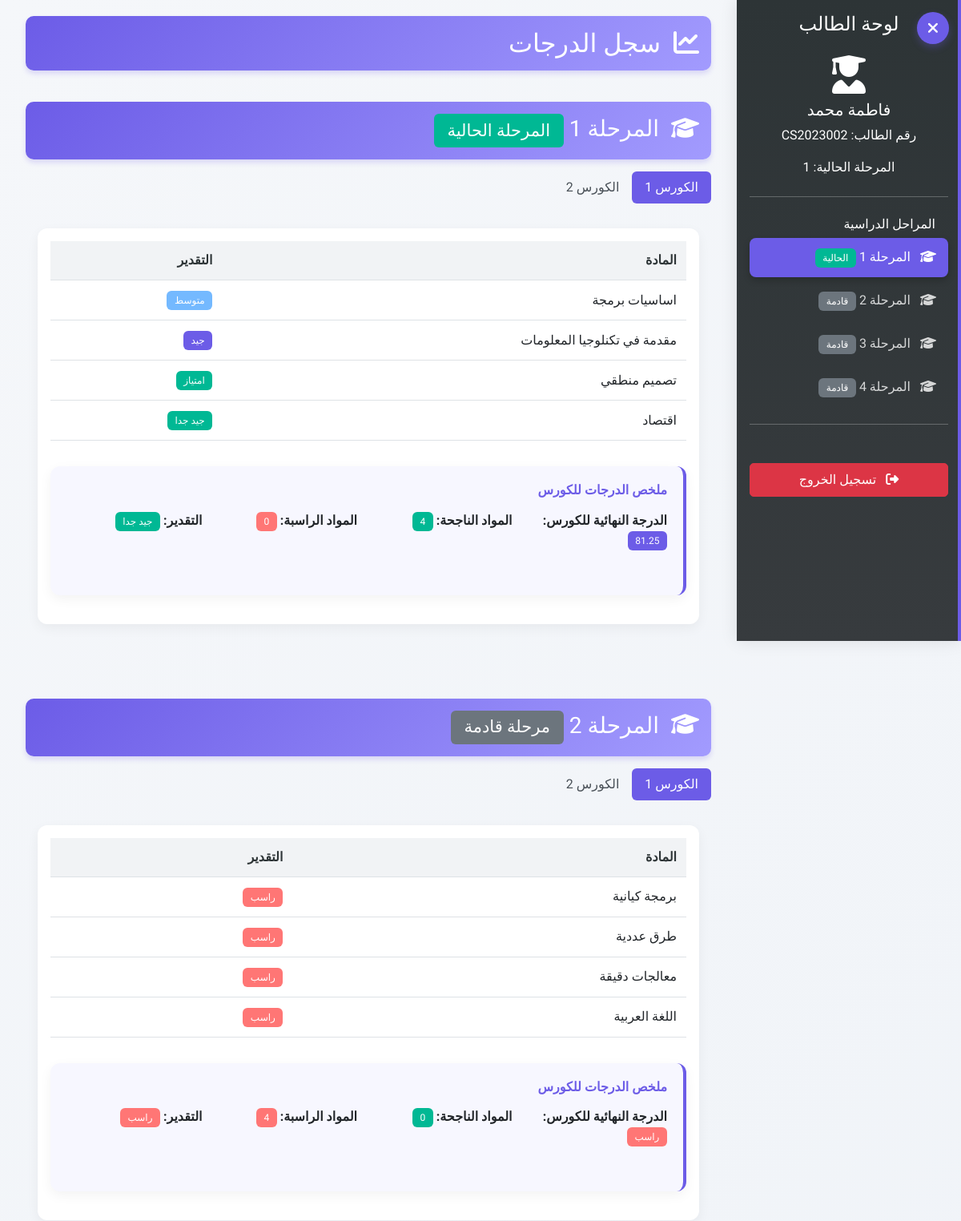
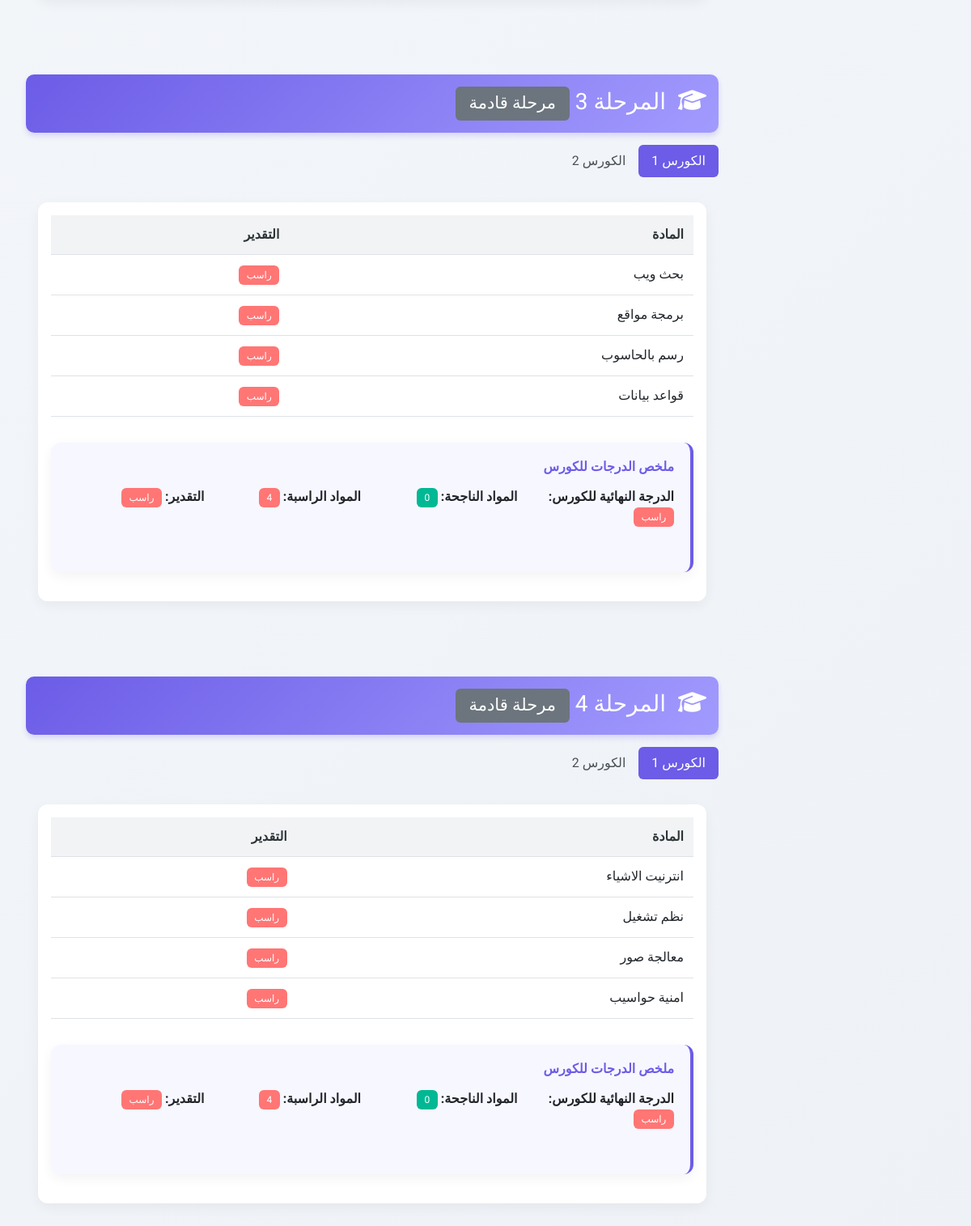
The app's page /student/dashboard (signed in) with its own data (2 pictures, top to bottom).
### app.py (models this page shows, shortened)
class User(db.Model, UserMixin):
    id = db.Column(db.Integer, primary_key=True)
    username = db.Column(db.String(100), unique=True, nullable=False)
    password_hash = db.Column(db.String(200), nullable=False)
    name = db.Column(db.String(100), nullable=False)
    user_type = db.Column(db.String(20), nullable=False)  # 'instructor', 'student', 'admin'
    failed_login_attempts = db.Column(db.Integer, default=0)  # عدد محاولات تسجيل الدخول الفاشلة
    is_locked = db.Column(db.Boolean, default=False)  # حالة حساب المستخدم (مقفل أم لا)

class Student(db.Model):
    id = db.Column(db.Integer, primary_key=True)
    user_id = db.Column(db.Integer, db.ForeignKey('user.id'), nullable=False)
    student_id = db.Column(db.String(20), unique=True, nullable=False)
    stage = db.Column(db.Integer, nullable=False)  # 1, 2, 3, or 4
    grades = db.relationship('Grade', backref='student', lazy=True)

class Course(db.Model):
    id = db.Column(db.Integer, primary_key=True)
    name = db.Column(db.String(100), nullable=False)
    stage = db.Column(db.Integer, nullable=False)  # 1, 2, 3, or 4
    semester = db.Column(db.Integer, nullable=False)  # 1 or 2
    units = db.Column(db.Integer, nullable=False)  # between 2-8
    grades = db.relationship('Grade', backref='course', lazy=True)

class Grade(db.Model):
    id = db.Column(db.Integer, primary_key=True)
    student_id = db.Column(db.Integer, db.ForeignKey('student.id'), nullable=False)
    course_id = db.Column(db.Integer, db.ForeignKey('course.id'), nullable=False)
    coursework = db.Column(db.Integer, nullable=False, default=0)  # 0-50
    final_exam = db.Column(db.Integer, nullable=False, default=0)  # 0-50
    decision_marks = db.Column(db.Integer, nullable=False, default=0)  # 0-10
    academic_year = db.Column(db.String(20), nullable=False)
    @property
    def total(self):
        return self.coursework + self.final_exam + self.decision_marks
    @property
    def grade_evaluation(self):
        total = self.total
        if total < 50:
            return "راسب"
        elif total < 60:
            return "مقبول"
        elif total < 70:
            return "متوسط"
        elif total < 80:
            return "جيد"
        elif total < 90:
            return "جيد جدا"
        else:
            return "امتياز"

### app.py (the view)
@app.route('/student/dashboard')
@login_required
def student_dashboard():
    if current_user.user_type != 'student':
        flash('غير مصرح لك بالوصول إلى هذه الصفحة', 'danger')
        return redirect(url_for('login'))
    session['active_page'] = 'student_dashboard'
    student = Student.query.filter_by(user_id=current_user.id).first()
    if not student:
        flash('لم يتم العثور على بيانات الطالب', 'danger')
        return redirect(url_for('login'))
    current_stage = student.stage
    stages = []
    stages.append(current_stage)
    for stage in range(current_stage-1, 0, -1):
        stages.append(stage)
    for stage in range(current_stage+1, 5):
        stages.append(stage)
    semesters = [1, 2]
    all_grades = {}
    stage_gpas = {}  # لتخزين المعدل النهائي لكل مرحلة
    student_info = {
        'name': current_user.name,
        'id': student.student_id,
        'current_stage': current_stage
    }
    for stage in stages:
        all_grades[stage] = {}
        try:
            stage_gpas[stage] = calculate_stage_gpa(student.id, stage)
        except Exception as e:
            app.logger.error(f"خطأ في حساب معدل المرحلة {stage}: {str(e)}")
            stage_gpas[stage] = 0
        for semester in semesters:
            semester_grades = []
            try:
                courses = Course.query.filter_by(stage=stage, semester=semester).all()
                for course in courses:
                    grade = Grade.query.filter_by(student_id=student.id, course_id=course.id).first()
                    if grade:
                        semester_grades.append({
                            'course': course,
                            'grade': grade
                        })
            except Exception as e:
                app.logger.error(f"خطأ في جلب درجات الكورس {semester} للمرحلة {stage}: {str(e)}")
            all_grades[stage][semester] = semester_grades
    return render_template('student_dashboard.html',
                           all_grades=all_grades,
                           stages=stages,
                           semesters=semesters,
                           stage_gpas=stage_gpas,
                           student_info=student_info)

### templates/student_dashboard.html (shortened to what this page needs)
{% extends "base.html" %}
{% block content %}
<div class="sidebar-toggle" title="إخفاء/إظهار القائمة الجانبية">
    <i class="fas fa-bars"></i>
</div>
<div class="sidebar">
    <div class="p-3">
        <h4 class="text-center mb-4">لوحة الطالب</h4>
        <div class="text-center mb-4">
            <i class="fas fa-user-graduate fa-3x mb-2"></i>
            <h5>{{ student_info.name }}</h5>
            <p class="text-white">رقم الطالب: {{ student_info.id }}</p>
            <p class="text-white">المرحلة الحالية: {{ student_info.current_stage }}</p>
        </div>
        <hr>
        <h6 class="sidebar-heading px-3 mt-4 mb-2 text-white">المراحل الدراسية</h6>
        <ul class="nav flex-column" id="stageNav">
            {% for stage in stages %}
            <li class="nav-item">
                <a class="nav-link {% if loop.first %}active{% endif %}" href="#stage{{ stage }}">
                    <i class="fas fa-graduation-cap me-2"></i>
                    المرحلة {{ stage }}
                    {% if stage == student_info.current_stage %}
                    <span class="badge bg-success">الحالية</span>
                    {% elif stage < student_info.current_stage %}
                    <span class="badge bg-info">سابقة</span>
                    {% else %}
                    <span class="badge bg-secondary">قادمة</span>
                    {% endif %}
                </a>
            </li>
            {% endfor %}
        </ul>
        <hr>
        <div class="mt-5">
            <a href="{{ url_for('logout') }}" class="btn btn-danger w-100">
                <i class="fas fa-sign-out-alt me-2"></i>
                تسجيل الخروج
            </a>
        </div>
    </div>
</div>
<div class="content">
    <div class="container-fluid">
        <div class="row mb-4">
            <div class="col-md-12">
                <h2 class="stage-title fade-in">
                    <i class="fas fa-chart-line me-2"></i>
                    سجل الدرجات
                </h2>
            </div>
        </div>
        <div class="slide-in">
            {% for stage in stages %}
                <div id="stage{{ stage }}" class="mb-5">
                    <h3 class="stage-title">
                        <i class="fas fa-graduation-cap me-2"></i>
                        المرحلة {{ stage }}
                        {% if stage == student_info.current_stage %}
                        <span class="badge bg-success">المرحلة الحالية</span>
                        {% elif stage < student_info.current_stage %}
                        <span class="badge bg-info">مرحلة سابقة</span>
                        {% else %}
                        <span class="badge bg-secondary">مرحلة قادمة</span>
                        {% endif %}
                    </h3>
                    <ul class="nav nav-pills mb-3" id="pills-tab-{{ stage }}" role="tablist">
                        {% for semester in semesters %}
                            <li class="nav-item" role="presentation">
                                <button class="nav-link {% if loop.first %}active{% endif %}"
                                        id="pills-semester{{ stage }}-{{ semester }}-tab"
                                        data-bs-toggle="pill"
                                        data-bs-target="#pills-semester{{ stage }}-{{ semester }}"
                                        type="button"
                                        role="tab"
                                        aria-controls="pills-semester{{ stage }}-{{ semester }}"
                                        aria-selected="{% if loop.first %}true{% else %}false{% endif %}">
                                    الكورس {{ semester }}
                                </button>
                            </li>
                        {% endfor %}
                    </ul>
                    <div class="tab-content" id="pills-tabContent-{{ stage }}">
                        {% for semester in semesters %}
                            <div class="tab-pane fade {% if loop.first %}show active{% endif %}"
                                 id="pills-semester{{ stage }}-{{ semester }}"
                                 role="tabpanel"
                                 aria-labelledby="pills-semester{{ stage }}-{{ semester }}-tab">
                                {% if all_grades[stage][semester] %}
                                    <div class="card grade-table">
                                        <div class="card-body">
                                            <div class="table-responsive">
                                                <table class="table table-hover">
                                                    <thead>
                                                        <tr>
                                                            <th>المادة</th>
                                                            <th>التقدير</th>
                                                        </tr>
                                                    </thead>
                                                    <tbody>
                                                        {% for item in all_grades[stage][semester] %}
                                                            <tr>
                                                                <td>{{ item.course.name }}</td>
                                                                <td>
                                                                    <span class="badge {% if item.grade.total < 50 %}bg-danger{% elif item.grade.total < 60 %}bg-warning{% elif item.grade.total < 70 %}bg-info{% elif item.grade.total < 80 %}bg-primary{% elif item.grade.total < 90 %}bg-success{% else %}bg-success{% endif %}">
                                                                        {{ item.grade.grade_evaluation }}
                                                                    </span>
                                                                </td>
                                                            </tr>
                                                        {% endfor %}
                                                    </tbody>
                                                </table>
                                            </div>
                                            {% set total_grades = namespace(value=0) %}
                                            {% set passed_courses = namespace(value=0) %}
                                            {% set failed_courses = namespace(value=0) %}
                                            {% for item in all_grades[stage][semester] %}
                                                {% set total_grades.value = total_grades.value + item.grade.total %}
                                                {% if item.grade.total >= 50 %}
                                                    {% set passed_courses.value = passed_courses.value + 1 %}
                                                {% else %}
                                                    {% set failed_courses.value = failed_courses.value + 1 %}
                                                {% endif %}
                                            {% endfor %}
                                            {% set average_grade = total_grades.value / all_grades[stage][semester]|length if all_grades[stage][semester]|length > 0 else 0 %}
                                            {% set overall_evaluation = '' %}
                                            {% if average_grade < 50 %}
                                                {% set overall_evaluation = 'ضعيف' %}
                                            {% elif average_grade < 60 %}
                                                {% set overall_evaluation = 'مقبول' %}
                                            {% elif average_grade < 70 %}
                                                {% set overall_evaluation = 'متوسط' %}
                                            {% elif average_grade < 80 %}
                                                {% set overall_evaluation = 'جيد' %}
                                            {% elif average_grade < 90 %}
                                                {% set overall_evaluation = 'جيد جدا' %}
                                            {% else %}
                                                {% set overall_evaluation = 'امتياز' %}
                                            {% endif %}
                                            <div class="summary-box mt-3">
                                                <h6 class="mb-3">ملخص الدرجات للكورس</h6>
                                                <div class="row">
                                                    <div class="col-md-3">
                                                        {% if failed_courses.value == 0 %}
                                                        <p><strong>الدرجة النهائية للكورس:</strong> <span class="badge bg-primary">{{ average_grade|round(4) }}</span></p>
                                                        {% else %}
                                                        <p><strong>الدرجة النهائية للكورس:</strong> <span class="badge bg-danger">راسب</span></p>
                                                        {% endif %}
                                                    </div>
                                                    <div class="col-md-3">
                                                        <p><strong>المواد الناجحة:</strong> <span class="badge bg-success">{{ passed_courses.value }}</span></p>
                                                    </div>
                                                    <div class="col-md-3">
                                                        <p><strong>المواد الراسبة:</strong> <span class="badge bg-danger">{{ failed_courses.value }}</span></p>
                                                    </div>
                                                    <div class="col-md-3">
                                                        {% if failed_courses.value == 0 %}
                                                        <p><strong>التقدير:</strong> <span class="badge {% if average_grade < 50 %}bg-danger{% elif average_grade < 60 %}bg-warning{% elif average_grade < 70 %}bg-info{% elif average_grade < 80 %}bg-primary{% elif average_grade < 90 %}bg-success{% else %}bg-success{% endif %}">{{ overall_evaluation }}</span></p>
                                                        {% else %}
                                                        <p><strong>التقدير:</strong> <span class="badge bg-danger">راسب</span></p>
                                                        {% endif %}
                                                    </div>
                                                </div>
                                            </div>
                                        </div>
                                    </div>
                                {% else %}
                                    <div class="alert alert-info">
                                        <i class="fas fa-info-circle me-2"></i>
                                        لا توجد درجات متاحة لهذا الكورس حتى الآن.
                                    </div>
                                {% endif %}
                            </div>
                        {% endfor %}
                    </div>
                </div>
            {% endfor %}
        </div>
    </div>
</div>
{% endblock %}

### records on screen
User: name "فاطمة محمد"
Student: id "CS2023002"
Course: course.name "اساسيات برمجة"
Grade: grade.grade_evaluation "متوسط"
Course: course.name "مقدمة في تكنلوجيا المعلومات"
Grade: grade.grade_evaluation "جيد"
Course: course.name "تصميم منطقي"
Grade: grade.grade_evaluation "امتياز"
Course: course.name "اقتصاد"
Grade: grade.grade_evaluation "جيد جدا"
Course: course.name "برمجة كيانية"
Grade: grade.grade_evaluation "راسب"
Course: course.name "طرق عددية"
Grade: grade.grade_evaluation "راسب"
Course: course.name "معالجات دقيقة"
Grade: grade.grade_evaluation "راسب"
Course: course.name "اللغة العربية"
Grade: grade.grade_evaluation "راسب"
Course: course.name "بحث ويب"
Grade: grade.grade_evaluation "راسب"
Course: course.name "برمجة مواقع"
Grade: grade.grade_evaluation "راسب"
Course: course.name "رسم بالحاسوب"
Grade: grade.grade_evaluation "راسب"
Course: course.name "قواعد بيانات"
Grade: grade.grade_evaluation "راسب"
Course: course.name "انترنيت الاشياء"
Grade: grade.grade_evaluation "راسب"
Course: course.name "نظم تشغيل"
Grade: grade.grade_evaluation "راسب"
Course: course.name "معالجة صور"
Grade: grade.grade_evaluation "راسب"
Course: course.name "امنية حواسيب"
Grade: grade.grade_evaluation "راسب"

### other values on screen
{{ student_info.current_stage }} "1"
{{ stage }} "2" "3" "4"
{{ stage }} "1" "2" "3" "4"
{{ semester }} "1" "2" "1" "2" "1" "2" "1" "2"
{{ average_grade|round(4) }} "81.25"
{{ passed_courses.value }} "4" "0" "0" "0"
{{ failed_courses.value }} "0" "4" "4" "4"
{{ overall_evaluation }} "جيد جدا"
